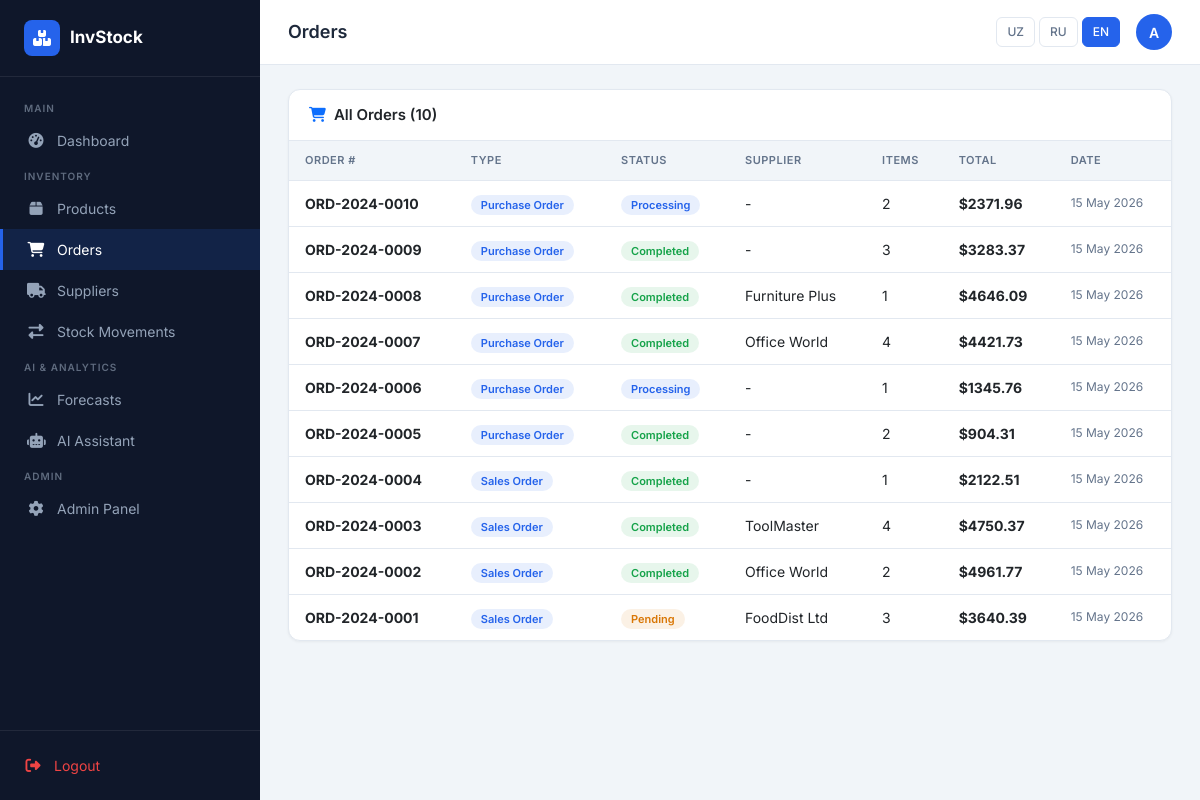
The page /inventory/orders/ (signed in) on the database its author committed.
### inventory/models.py (models this page shows, shortened)
class Order(models.Model):
    STATUS_CHOICES = [
        ('pending', _('Pending')),
        ('processing', _('Processing')),
        ('completed', _('Completed')),
        ('cancelled', _('Cancelled')),
    ]
    ORDER_TYPES = [
        ('purchase', _('Purchase Order')),
        ('sales', _('Sales Order')),
    ]
    order_number = models.CharField(max_length=50, unique=True, verbose_name=_('Order Number'))
    order_type = models.CharField(max_length=20, choices=ORDER_TYPES, default='sales', verbose_name=_('Order Type'))
    status = models.CharField(max_length=20, choices=STATUS_CHOICES, default='pending', verbose_name=_('Status'))
    supplier = models.ForeignKey(Supplier, on_delete=models.SET_NULL, null=True, blank=True, verbose_name=_('Supplier'))
    total_amount = models.DecimalField(max_digits=12, decimal_places=2, default=0, verbose_name=_('Total Amount'))
    notes = models.TextField(blank=True, verbose_name=_('Notes'))
    created_at = models.DateTimeField(auto_now_add=True)
    updated_at = models.DateTimeField(auto_now=True)
    class Meta:
        verbose_name = _('Order')
        verbose_name_plural = _('Orders')
        ordering = ['-created_at']

class Supplier(models.Model):
    name = models.CharField(max_length=200, verbose_name=_('Name'))
    contact_email = models.EmailField(blank=True, verbose_name=_('Email'))
    phone = models.CharField(max_length=20, blank=True, verbose_name=_('Phone'))
    address = models.TextField(blank=True, verbose_name=_('Address'))
    created_at = models.DateTimeField(auto_now_add=True)
    class Meta:
        verbose_name = _('Supplier')
        verbose_name_plural = _('Suppliers')

### inventory/views.py (the view)
# urls.py: path('orders/', views.order_list, name='order_list'),
@login_required
def order_list(request):
    orders = Order.objects.prefetch_related('items').all()
    return render(request, 'inventory/order_list.html', {'orders': orders})

### templates/inventory/order_list.html (shortened to what this page needs)
{% extends "base.html" %}
{% load i18n %}
{% block page_title %}{% trans "Orders" %}{% endblock %}
{% block content %}
<div class="card">
    <div class="card-header-custom">
        <h5><i class="fas fa-shopping-cart me-2 text-primary"></i>{% trans "All Orders" %} ({{ orders.count }})</h5>
    </div>
    <div class="p-0">
        <table class="table-custom">
            <thead><tr><th>{% trans "Order #" %}</th><th>{% trans "Type" %}</th><th>{% trans "Status" %}</th><th>{% trans "Supplier" %}</th><th>{% trans "Items" %}</th><th>{% trans "Total" %}</th><th>{% trans "Date" %}</th></tr></thead>
            <tbody>
                {% for order in orders %}
                <tr>
                    <td><strong>{{ order.order_number }}</strong></td>
                    <td><span class="badge-custom badge-info">{{ order.get_order_type_display }}</span></td>
                    <td><span class="badge-custom {% if order.status == 'completed' %}badge-success{% elif order.status == 'pending' %}badge-warning{% elif order.status == 'cancelled' %}badge-danger{% else %}badge-info{% endif %}">{{ order.get_status_display }}</span></td>
                    <td>{{ order.supplier.name|default:"-" }}</td>
                    <td>{{ order.items.count }}</td>
                    <td><strong>${{ order.total_amount }}</strong></td>
                    <td style="font-size:12px;color:var(--text-muted);">{{ order.created_at|date:"d M Y" }}</td>
                </tr>
                {% empty %}
                <tr><td colspan="7" style="text-align:center;color:var(--text-muted);padding:32px;">{% trans "No orders found" %}</td></tr>
                {% endfor %}
            </tbody>
        </table>
    </div>
</div>
{% endblock %}

### templates/base.html (shortened to what this page needs)
{% load i18n %}
<!DOCTYPE html>
<html lang="{{ LANGUAGE_CODE }}">
<head>
    <link href="https://cdn.jsdelivr.net/npm/bootstrap@5.3.2/dist/css/bootstrap.min.css" rel="stylesheet">
    <link href="https://cdnjs.cloudflare.com/ajax/libs/font-awesome/6.4.0/css/all.min.css" rel="stylesheet">
</head>
<body>
{% if user.is_authenticated %}
<div class="sidebar" id="sidebar">
    <div class="sidebar-brand">
        <div class="logo-icon"><i class="fas fa-boxes"></i></div>
        <span>InvStock</span>
    </div>
    <nav class="sidebar-nav">
        <div class="nav-section-title">{% trans "Main" %}</div>
        <a href="{% url 'core:dashboard' %}" class="sidebar-link {% if request.resolver_match.url_name == 'dashboard' %}active{% endif %}">
            <i class="fas fa-tachometer-alt"></i> {% trans "Dashboard" %}
        </a>
        <div class="nav-section-title">{% trans "Inventory" %}</div>
        <a href="{% url 'inventory:product_list' %}" class="sidebar-link {% if 'product' in request.resolver_match.url_name %}active{% endif %}">
            <i class="fas fa-box"></i> {% trans "Products" %}
        </a>
        <a href="{% url 'inventory:order_list' %}" class="sidebar-link {% if 'order' in request.resolver_match.url_name %}active{% endif %}">
            <i class="fas fa-shopping-cart"></i> {% trans "Orders" %}
        </a>
        <a href="{% url 'inventory:supplier_list' %}" class="sidebar-link {% if 'supplier' in request.resolver_match.url_name %}active{% endif %}">
            <i class="fas fa-truck"></i> {% trans "Suppliers" %}
        </a>
        <a href="{% url 'inventory:stock_movements' %}" class="sidebar-link {% if 'stock' in request.resolver_match.url_name %}active{% endif %}">
            <i class="fas fa-exchange-alt"></i> {% trans "Stock Movements" %}
        </a>
        <div class="nav-section-title">{% trans "AI & Analytics" %}</div>
        <a href="{% url 'forecasting:forecast_list' %}" class="sidebar-link {% if 'forecast' in request.resolver_match.url_name %}active{% endif %}">
            <i class="fas fa-chart-line"></i> {% trans "Forecasts" %}
        </a>
        <a href="{% url 'forecasting:ai_assistant' %}" class="sidebar-link {% if 'ai' in request.resolver_match.url_name %}active{% endif %}">
            <i class="fas fa-robot"></i> {% trans "AI Assistant" %}
        </a>
        {% if user.is_staff %}
        <div class="nav-section-title">{% trans "Admin" %}</div>
        <a href="/admin/" class="sidebar-link" target="_blank">
            <i class="fas fa-cog"></i> {% trans "Admin Panel" %}
        </a>
        {% endif %}
    </nav>
    <div style="padding: 16px 24px; border-top: 1px solid rgba(255,255,255,0.08);">
        <a href="{% url 'accounts:logout' %}" class="sidebar-link" style="padding: 8px 0; border: none; color: #ef4444;">
            <i class="fas fa-sign-out-alt"></i> {% trans "Logout" %}
        </a>
    </div>
</div>
<div class="main-content">
    <div class="topbar">
        <div class="topbar-left">
            <h1 class="page-title">{% block page_title %}{% trans "Dashboard" %}{% endblock %}</h1>
        </div>
        <div class="topbar-right">
            <div class="lang-switcher">
                <button type="button" class="lang-btn {% if LANGUAGE_CODE == 'uz' %}active{% endif %}" onclick="setLang('uz')">UZ</button>
                <button type="button" class="lang-btn {% if LANGUAGE_CODE == 'ru' %}active{% endif %}" onclick="setLang('ru')">RU</button>
                <button type="button" class="lang-btn {% if LANGUAGE_CODE == 'en' %}active{% endif %}" onclick="setLang('en')">EN</button>
            </div>
            <div class="dropdown">
                <div class="user-avatar" data-bs-toggle="dropdown" title="{{ user.username }}">
                    {{ user.username|slice:":1"|upper }}
                </div>
            </div>
        </div>
    </div>
    <div class="page-content">
        {% block content %}{% endblock %}
    </div>
</div>
{% else %}
{% block auth_content %}{% endblock %}
{% endif %}
</body>
</html>

### templates/base.html (style rules this page uses)
:root { --primary: #2563eb; --primary-dark: #1d4ed8; --secondary: #64748b; --success: #16a34a; --warning: #d97706; --danger: #dc2626; --bg: #f1f5f9; --sidebar-bg: #0f172a; --sidebar-text: #94a3b8; --sidebar-active: #2563eb; --card-bg: #ffffff; --border: #e2e8f0; --text: #1e293b; --text-muted: #64748b; }
* { box-sizing: border-box; }
body { font-family: 'Inter', sans-serif; background: var(--bg); color: var(--text); margin: 0; }
.sidebar { width: 260px; min-height: 100vh; background: var(--sidebar-bg); position: fixed; top: 0; left: 0; z-index: 1000; display: flex; flex-direction: column; transition: transform 0.3s ease; }
.sidebar-brand { padding: 20px 24px; border-bottom: 1px solid rgba(255,255,255,0.08); display: flex; align-items: center; gap: 10px; }
.sidebar-brand .logo-icon { width: 36px; height: 36px; background: var(--primary); border-radius: 8px; display: flex; align-items: center; justify-content: center; color: white; font-size: 16px; }
.sidebar-brand span { color: white; font-weight: 700; font-size: 17px; }
.sidebar-nav { flex: 1; padding: 16px 0; overflow-y: auto; }
.nav-section-title { color: rgba(148,163,184,0.6); font-size: 10px; font-weight: 600; text-transform: uppercase; letter-spacing: 1px; padding: 8px 24px 4px; }
.sidebar-link { display: flex; align-items: center; gap: 12px; padding: 10px 24px; color: var(--sidebar-text); text-decoration: none; font-size: 14px; font-weight: 400; transition: all 0.2s; border-left: 3px solid transparent; }
.sidebar-link.active { color: white; background: rgba(37,99,235,0.15); border-left-color: var(--primary); }
.sidebar-link i { width: 18px; text-align: center; font-size: 15px; }
.main-content { margin-left: 260px; min-height: 100vh; }
.topbar { background: var(--card-bg); border-bottom: 1px solid var(--border); padding: 14px 28px; display: flex; align-items: center; justify-content: space-between; position: sticky; top: 0; z-index: 100; }
.topbar-left { display: flex; align-items: center; gap: 12px; }
.topbar-right { display: flex; align-items: center; gap: 16px; }
.page-title { font-size: 18px; font-weight: 600; color: var(--text); margin: 0; }
.lang-switcher { display: flex; gap: 4px; align-items: center; }
.lang-btn { padding: 5px 10px; border-radius: 6px; border: 1px solid var(--border); background: transparent; font-size: 12px; font-weight: 500; cursor: pointer; color: var(--text-muted); transition: all 0.2s; text-decoration: none; }
.lang-btn:hover, .lang-btn.active { background: var(--primary); color: white; border-color: var(--primary); }
.card { background: var(--card-bg); border: 1px solid var(--border); border-radius: 12px; box-shadow: 0 1px 3px rgba(0,0,0,0.05); }
.card-header-custom { padding: 16px 20px; border-bottom: 1px solid var(--border); display: flex; align-items: center; justify-content: space-between; }
.card-header-custom h5 { margin: 0; font-size: 15px; font-weight: 600; }
.table-custom { width: 100%; border-collapse: collapse; }
.table-custom th { background: var(--bg); padding: 11px 16px; font-size: 11px; font-weight: 600; text-transform: uppercase; letter-spacing: 0.5px; color: var(--text-muted); border-bottom: 1px solid var(--border); text-align: left; }
.table-custom td { padding: 12px 16px; font-size: 14px; border-bottom: 1px solid var(--border); }
.table-custom tr:last-child td { border-bottom: none; }
.badge-custom { padding: 3px 10px; border-radius: 20px; font-size: 11px; font-weight: 600; }
.badge-success { background: rgba(22,163,74,0.1); color: var(--success); }
.badge-warning { background: rgba(217,119,6,0.1); color: var(--warning); }
.badge-info { background: rgba(37,99,235,0.1); color: var(--primary); }
.page-content { padding: 24px 28px; }
.user-avatar { width: 36px; height: 36px; border-radius: 50%; background: var(--primary); color: white; display: flex; align-items: center; justify-content: center; font-weight: 600; font-size: 14px; cursor: pointer; }

### rows shown on the page
Order: order_number "ORD-2024-0010", order_type "Purchase Order", status "Processing", supplier.name "-", items.count "2", total_amount "2371.96", created_at "15 May 2026"
Order: order_number "ORD-2024-0009", order_type "Purchase Order", status "Completed", supplier.name "-", items.count "3", total_amount "3283.37", created_at "15 May 2026"
Order: order_number "ORD-2024-0008", order_type "Purchase Order", status "Completed", supplier.name "Furniture Plus", items.count "1", total_amount "4646.09", created_at "15 May 2026"
Order: order_number "ORD-2024-0007", order_type "Purchase Order", status "Completed", supplier.name "Office World", items.count "4", total_amount "4421.73", created_at "15 May 2026"
Order: order_number "ORD-2024-0006", order_type "Purchase Order", status "Processing", supplier.name "-", items.count "1", total_amount "1345.76", created_at "15 May 2026"
Order: order_number "ORD-2024-0005", order_type "Purchase Order", status "Completed", supplier.name "-", items.count "2", total_amount "904.31", created_at "15 May 2026"
Order: order_number "ORD-2024-0004", order_type "Sales Order", status "Completed", supplier.name "-", items.count "1", total_amount "2122.51", created_at "15 May 2026"
Order: order_number "ORD-2024-0003", order_type "Sales Order", status "Completed", supplier.name "ToolMaster", items.count "4", total_amount "4750.37", created_at "15 May 2026"
Order: order_number "ORD-2024-0002", order_type "Sales Order", status "Completed", supplier.name "Office World", items.count "2", total_amount "4961.77", created_at "15 May 2026"
Order: order_number "ORD-2024-0001", order_type "Sales Order", status "Pending", supplier.name "FoodDist Ltd", items.count "3", total_amount "3640.39", created_at "15 May 2026"

### other values the page prints
{{ user.username|slice:":1"|upper }} "A"
{{ orders.count }} "10"
